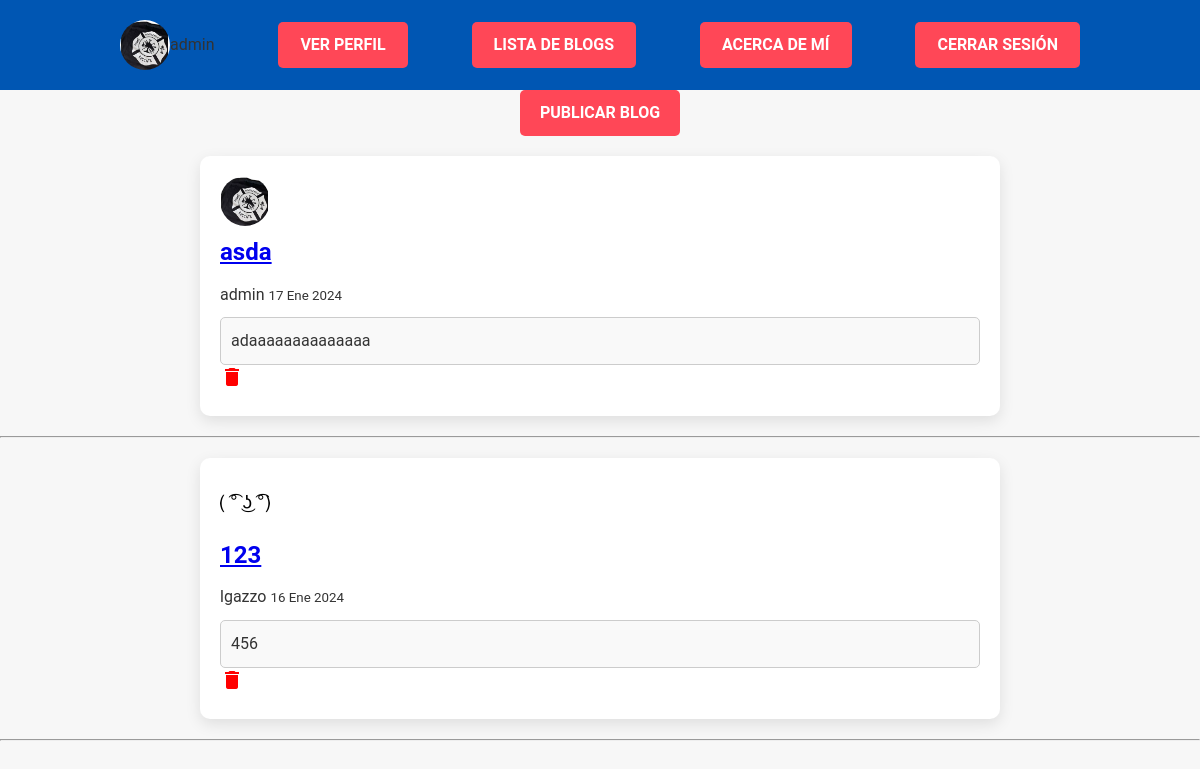
Before: / (signed in) with the older database file.
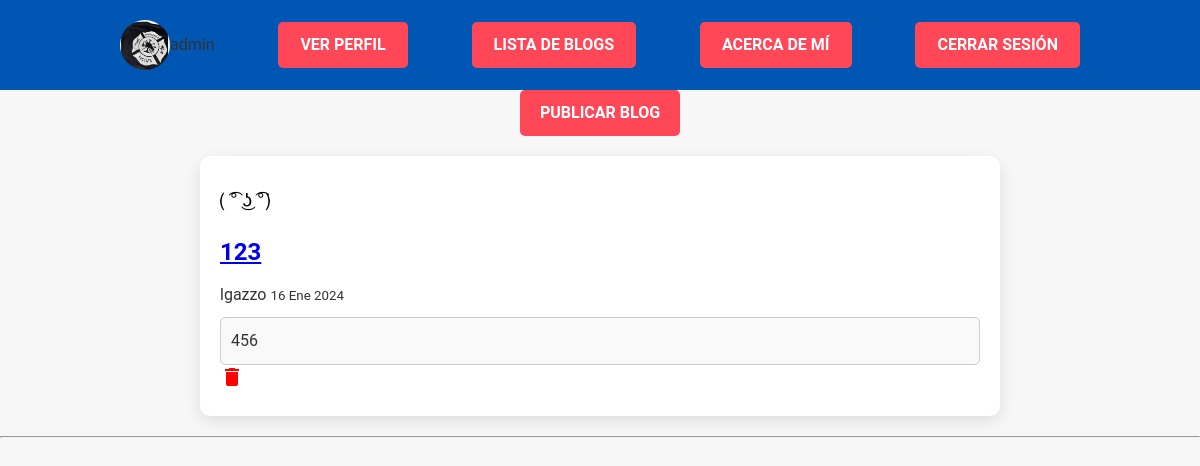
After: the same page with the newer database file.
### blog/models.py (models this page shows)
class Blog(models.Model):
    CATEGORY_CHOICES = [
        ('Política', 'Política'),
        ('Tecnología', 'Tecnología'),
        ('Ciencia', 'Ciencia'),
        ('Humor', 'Humor'),
    ]
    title = models.CharField(max_length=200)
    subtitle = models.CharField(max_length=200)
    body = RichTextField()
    author = models.ForeignKey(
        settings.AUTH_USER_MODEL,
        on_delete=models.CASCADE
    )
    date = models.DateTimeField(auto_now_add=True)
    image = models.ImageField(upload_to='blog_images/')
    category = models.CharField(max_length=100, choices=CATEGORY_CHOICES, default='Humor')

### accounts/models.py (models this page shows)
class CustomUser(AbstractUser):
    profile_image = models.ImageField(upload_to='profile_images/', blank=True, null=True)
    description = models.TextField(blank=True, null=True)
    website = models.URLField(blank=True, null=True)

### myblogsite/views.py (the view)
# urls.py: path('', views.landing, name='landing'),
def landing(request):
    blogs = Blog.objects.order_by('-date')
    return render(request, 'landing.html', {'blogs': blogs})

### templates/landing.html (shortened to what this page needs)
{% load static %}
<!DOCTYPE html>
<html>
<head>
    <link rel="stylesheet" href="{% static 'css/style.css' %}">
</head>
<body>
    <header>
        <div class="container">
            {% if user.is_authenticated %}
                <span class="user-info">
                {% if user.profile_image %}
                    <img src="{{ user.profile_image.url }}" alt="Avatar" class="user-avatar">
                {% else %}
                    <img src="{% static '/avatars/default-avatar.png' %}" alt="Avatar" class="user-avatar">
                    <br>
                {% endif %}
                {{ user.username }}
                </span>
                <a href="{% url 'profile' %}" class="header-button">Ver Perfil</a>
                <a href="{% url 'blog_list' %}" class="header-button">Lista de Blogs</a>
                <a href="{% url 'about' %}" class="header-button">Acerca de mí</a>
                <a href="{% url 'logout' %}" class="header-button">Cerrar Sesión</a>
            {% else %}
                <a href="{% url 'about' %}" class="header-button">Acerca de mí</a>
                <a href="{% url 'login' %}" class="header-button">Iniciar Sesión</a>
                <a href="{% url 'signup' %}" class="header-button">Registrarse</a>
            {% endif %}
        </div>
    </header>
    <div style="text-align: center;">
        {% if user.is_authenticated %}
            <a href="{% url 'publish_blog' %}" id="publish-blog-button" class="header-button">Publicar blog</a>
        {% endif %}
    </div>
    <div class="blog-container">
        {% for blog in blogs %}
        <div class="blog-preview">
            {% if blog.author.profile_image %}
                <img src="{{ blog.author.profile_image.url }}" alt="Avatar" class="user-avatar">
            {% else %}
                <img src="{% static 'avatars/default-avatar.png' %}" alt="Avatar" class="user-avatar">
            {% endif %}
            <div class="blog-info">
                <h2><a href="{% url 'blog_detail' pk=blog.pk %}">{{ blog.title }}</a></h2>
                <span class="author-name">{{ blog.author.username }}</span>
                <span class="publish-date" style="font-size: smaller;">{{ blog.date|date:"d M Y" }}</span>
                <div class="blog-content-preview">
                    <p>{{ blog.body|striptags|truncatechars:100 }}</p>
                </div>
                {% if user.is_superuser or blog.author == request.user %}
                    <a href="{% url 'blog_delete' pk=blog.pk %}" title="Eliminar Blog">
                        <i class="material-icons" style="color: red;">delete</i>
                    </a>
                {% endif %}
            </div>
        </div>
        <hr>
        {% empty %}
        <div class="no-blogs">
            <img src="{% static 'travolta-empty.gif' %}" alt="No hay blogs disponibles">
            <p>No hay blogs aún. ¡Sé el primero!</p>
        </div>
        {% endfor %}
    </div>
</body>
</html>

Changed rows visible on the page:
removed Blog: author.profile_image (picture), title "asda", author.username "admin", date "17 Ene 2024", body "adaaaaaaaaaaaaaa"
